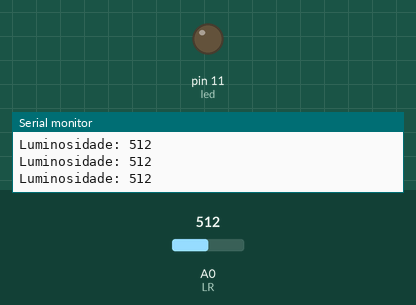
A sketch run on a simulated Arduino Uno, built with avr-gcc and run on an emulated ATmega328P. On the bench: output pins drawn as LEDs (lit = HIGH), the last lines printed to the serial monitor. Inputs (shaded band) come from the test bench; at power-on: A0 (LR) = 512.

Above: at 1.3 s.
1.4 s: A0 (LR) set to 500
At 2.7 s:
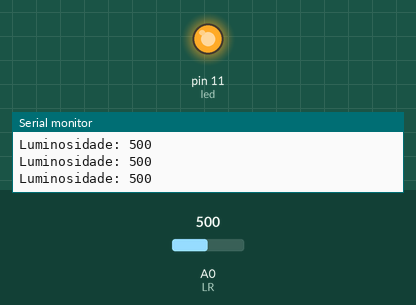
3.0 s: A0 (LR) set to 522
At 3.9 s:
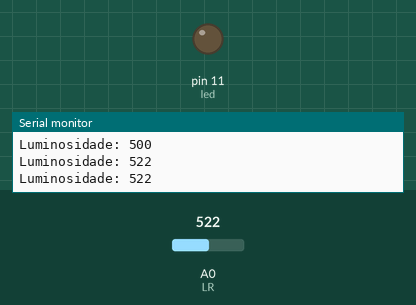
4.5 s: A0 (LR) set to 511
At 5.1 s:
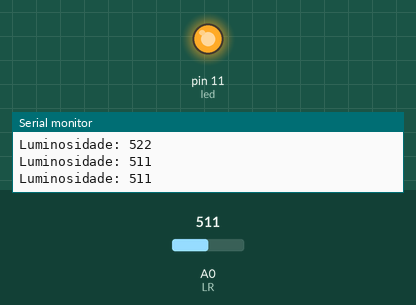
Timing chart, 0 to 7.5 s (numbered marks = the images above; inputs shaded):
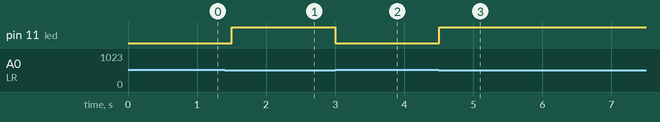

Measured:
- the behaviour switches between 512 and 511 on A0 (LR) (found by bisection; images 0 and 1)
- after the input at 1.4 s, pin 11 (led): LOW → HIGH after 0.10 s
- after the input at 3.0 s, pin 11 (led): HIGH → LOW at once
- after the input at 4.5 s, pin 11 (led): LOW → HIGH at once

The sketch:

Ilumina__oAutomatizada.ino
```cpp
const int LR = A0;
const int led = 11;
int luminosidade = 0;

void setup() {
  Serial.begin(9600);
  pinMode(led,OUTPUT);
}

void loop() {
  luminosidade = analogRead(LR);
  Serial.print("Luminosidade: ");
  Serial.println(luminosidade);
  if(luminosidade < 512){
      digitalWrite(led,HIGH);
  }else{
      digitalWrite(led,LOW);
  }
  delay(500);
}
```
